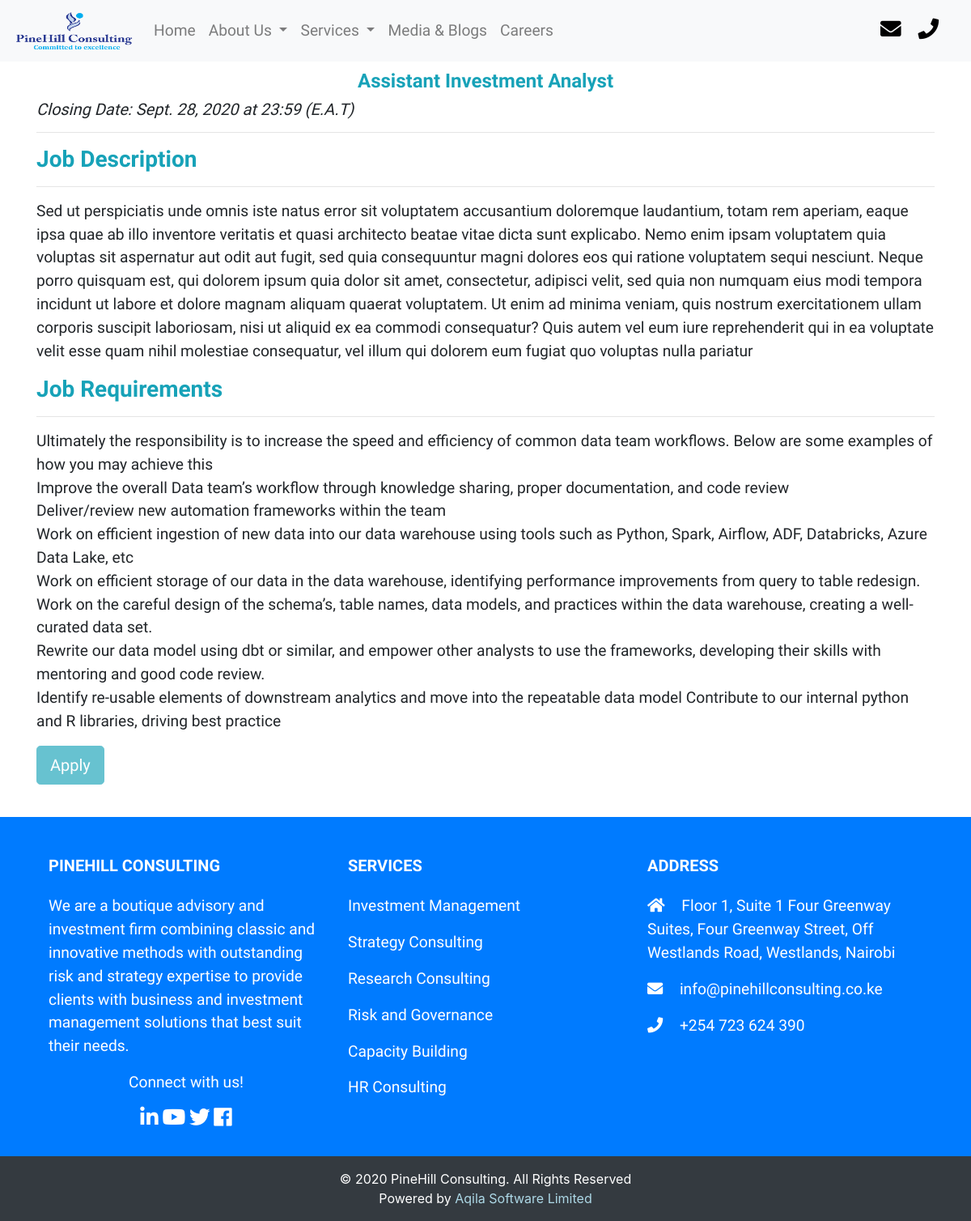
The app's page /career/1 with its own data.
### app/models.py (models this page shows, shortened)
class Job(models.Model):
    title = models.CharField(max_length=100, unique=True)
    description = models.TextField()
    requirements = models.TextField()
    posted = models.DateField(default=datetime.now)
    closing = models.DateField()
    is_published = models.BooleanField(default=True)

### app/views.py (the view, shortened to what this page needs)
# urls.py: path('career/<int:id>', views.career, name='career'),
def career(request, id):
    job = get_object_or_404(Job, id=id)
    current_date = date.today()
    context = {'job': job, 'current_date' : current_date}
    return render(request, 'app/career.html', context)

### app/templates/app/career.html (shortened to what this page needs)
{% extends 'base.html' %}
{% load static %}
{% block content %}
<div class="container">
    <h4 class="text-center text-info"><strong>{{ job.title }}</strong></h4>
<h5><em>Closing Date: {{ job.closing }} at 23:59 (E.A.T)</em></h5><hr>
<h3 class=" text-info"><strong>Job Description</strong></h3><hr>
<p>{{job.description}}</p>
<h3 class=" text-info"><strong>Job Requirements</strong></h3><hr>
  <p>{{job.requirements | safe}}</p>
{% if current_date > job.closing %}
<p><a class="btn btn-info btn-lg disabled" href="#" role="button">Apply</a>
</p>
    {% endif %}
</div>
    </div>
</body><br>
{% endblock content %}

### records on screen
Job: title "Assistant Investment Analyst", closing "Sept. 28, 2020", description "Sed ut perspiciatis unde omnis iste natus error sit voluptatem accusantium doloremque laudantium, totam rem aperiam, eaque ipsa quae ab illo inventore veritatis et quasi architecto beatae vitae dicta sunt explicabo. Nemo enim ipsam voluptatem quia voluptas sit aspernatur aut odit aut fugit, sed quia consequuntur magni dolores eos qui ratione voluptatem sequi nesciunt. Neque porro quisquam est, qui dolorem ipsum quia dolor sit amet, consectetur, adipisci velit, sed quia non numquam eius modi tempora incidunt ut labore et dolore magnam aliquam quaerat voluptatem. Ut enim ad minima veniam, quis nostrum exercitationem ullam corporis suscipit laboriosam, nisi ut aliquid ex ea commodi…", requirements "Ultimately the responsibility is to increase the speed and efficiency of common data team workflows. Below are some examples of how you may achieve this Improve the overall Data team’s workflow through knowledge sharing, proper documentation, and code review Deliver/review new automation frameworks within the team Work on efficient ingestion of new data into our data warehouse using tools such as Python, Spark, Airflow, ADF, Databricks, Azure Data Lake, etc Work on efficient storage of our data in the data warehouse, identifying performance improvements from query to table redesign. Work on the careful design of the schema’s, table names, data models, and practices within the data…"
